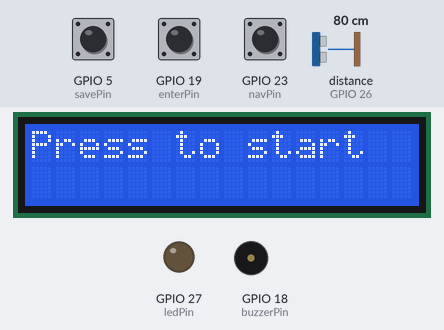
Simulated run of this sketch. Board: ESP32. On the bench: 16×2 character LCD, output pins drawn as LEDs (lit = HIGH), buzzer (waves = sounding, pin HIGH). Dashed ring = blinking. Inputs (shaded band) come from the test bench; at power-on: GPIO 19 (enterPin) HIGH, GPIO 5 (savePin) HIGH, GPIO 23 (navPin) HIGH, distance to the obstacle (sensor on GPIO 26) 80 cm. The echo pulse lasts 58.3 µs per cm; WiFi joins after 1.5 s; servers stay silent unless stated; uploads are accepted with an empty reply; pins used as bus, display or sensor lines are not drawn; what the sketch prints to the serial monitor is not drawn.

Above: at 2.7 s.
2.8 s: GPIO 19 (enterPin) pulled LOW for 3.2 s
At 4.7 s:
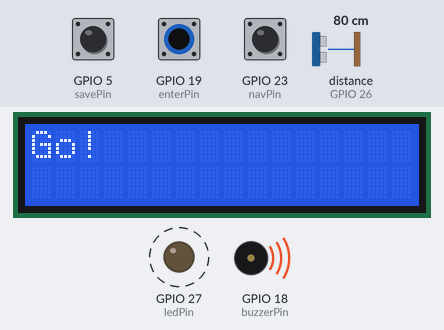
7.5 s: GPIO 5 (savePin) pulled LOW for 3.2 s
At 11.9 s:
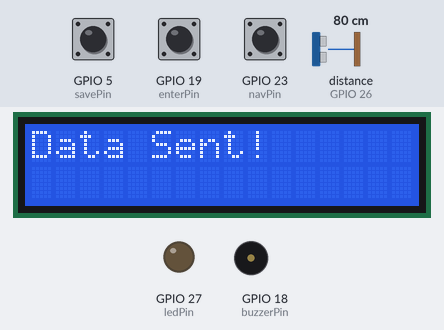
12.2 s: GPIO 23 (navPin) pulled LOW for 1 s
At 14.3 s:
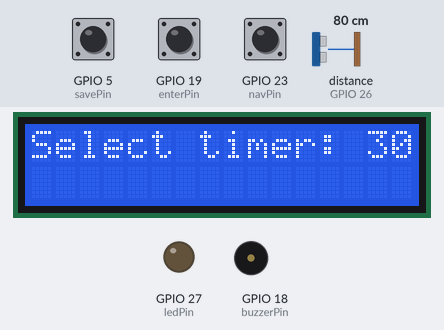
14.7 s: GPIO 19 (enterPin) pulled LOW for 0.15 s
At 15.5 s:
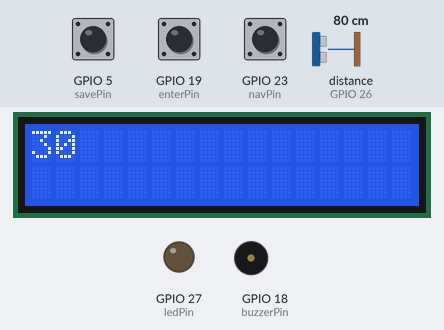
Timing chart, 0 to 17.7 s (numbered marks = the images above; inputs shaded):
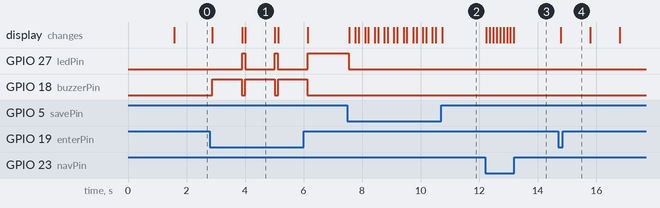

Measured:
- after the input at 2.8 s, GPIO 27 (ledPin): alternates HIGH for 0.10 s and LOW for 1.0 s, starting after 1.1 s; GPIO 18 (buzzerPin): alternates HIGH for 1.0 s and LOW for 0.12 s, starting after 0.09 s; the display: changes after 0.09 s (image 1)
- after the input at 7.5 s, GPIO 27 (ledPin): HIGH → LOW at once; the display: first changes after 0.06 s (image 2 shows a later state)
- after the input at 12.2 s, the display: first changes after 0.05 s (image 3 shows a later state)
- after the input at 14.7 s, the display: changes after 0.09 s (image 4)
- what the display in image 1 shows lasts 1.0 s, from 4.0 s to 5.0 s

The sketch:

stopwatch_excel.ino
```cpp
#include <LiquidCrystal_I2C.h>
#include <WiFi.h>
#include <HTTPClient.h>

//WIFI Credential
const char* ssid = ""; //wifi id
const char* password = ""; //wifi password

String GOOGLE_SCRIPT_ID = "-"; // Replace by your GAS service id

//updated 04.12.2019
const char * root_ca=\
"-----BEGIN CERTIFICATE-----\n" \
"MIIDujCCAqKgAwIBAgILBAAAAAABD4Ym5g0wDQYJKoZIhvcNAQEFBQAwTDEgMB4G\n" \
"A1UECxMXR2xvYmFsU2lnbiBSb290IENBIC0gUjIxEzARBgNVBAoTCkdsb2JhbFNp\n" \
"Z24xEzARBgNVBAMTCkdsb2JhbFNpZ24wHhcNMDYxMjE1MDgwMDAwWhcNMjExMjE1\n" \
"MDgwMDAwWjBMMSAwHgYDVQQLExdHbG9iYWxTaWduIFJvb3QgQ0EgLSBSMjETMBEG\n" \
"A1UEChMKR2xvYmFsU2lnbjETMBEGA1UEAxMKR2xvYmFsU2lnbjCCASIwDQYJKoZI\n" \
"hvcNAQEBBQADggEPADCCAQoCggEBAKbPJA6+Lm8omUVCxKs+IVSbC9N/hHD6ErPL\n" \
"v4dfxn+G07IwXNb9rfF73OX4YJYJkhD10FPe+3t+c4isUoh7SqbKSaZeqKeMWhG8\n" \
"eoLrvozps6yWJQeXSpkqBy+0Hne/ig+1AnwblrjFuTosvNYSuetZfeLQBoZfXklq\n" \
"tTleiDTsvHgMCJiEbKjNS7SgfQx5TfC4LcshytVsW33hoCmEofnTlEnLJGKRILzd\n" \
"C9XZzPnqJworc5HGnRusyMvo4KD0L5CLTfuwNhv2GXqF4G3yYROIXJ/gkwpRl4pa\n" \
"zq+r1feqCapgvdzZX99yqWATXgAByUr6P6TqBwMhAo6CygPCm48CAwEAAaOBnDCB\n" \
"mTAOBgNVHQ8BAf8EBAMCAQYwDwYDVR0TAQH/BAUwAwEB/zAdBgNVHQ4EFgQUm+IH\n" \
"V2ccHsBqBt5ZtJot39wZhi4wNgYDVR0fBC8wLTAroCmgJ4YlaHR0cDovL2NybC5n\n" \
"bG9iYWxzaWduLm5ldC9yb290LXIyLmNybDAfBgNVHSMEGDAWgBSb4gdXZxwewGoG\n" \
"3lm0mi3f3BmGLjANBgkqhkiG9w0BAQUFAAOCAQEAmYFThxxol4aR7OBKuEQLq4Gs\n" \
"J0/WwbgcQ3izDJr86iw8bmEbTUsp9Z8FHSbBuOmDAGJFtqkIk7mpM0sYmsL4h4hO\n" \
"291xNBrBVNpGP+DTKqttVCL1OmLNIG+6KYnX3ZHu01yiPqFbQfXf5WRDLenVOavS\n" \
"ot+3i9DAgBkcRcAtjOj4LaR0VknFBbVPFd5uRHg5h6h+u/N5GJG79G+dwfCMNYxd\n" \
"AfvDbbnvRG15RjF+Cv6pgsH/76tuIMRQyV+dTZsXjAzlAcmgQWpzU/qlULRuJQ/7\n" \
"TBj0/VLZjmmx6BEP3ojY+x1J96relc8geMJgEtslQIxq/H5COEBkEveegeGTLg==\n" \
"-----END CERTIFICATE-----\n";

// set the LCD number of columns and rows
int lcdColumns = 16;
int lcdRows = 2;

//set pin
const int trigPin = 25;
const int echoPin = 26;
const int buzzerPin = 18;
const int savePin = 5;
const int navPin = 23;
const int enterPin = 19;
const int ledPin = 27;

//set variable
unsigned long runTimeStart;
unsigned long runTimeMs;
double times = 0;
float duration;
float distance;
int counter = 0;
const int a = 0;
int countdown = 0;

// set LCD address, number of columns and rows
LiquidCrystal_I2C lcd(0x27, lcdColumns, lcdRows);


WiFiClientSecure client;


void setup(){
	Serial.begin(115200);

	pinMode(trigPin, OUTPUT);
	pinMode(echoPin, INPUT);
	pinMode(buzzerPin, OUTPUT);
	pinMode(savePin, INPUT_PULLUP);
	pinMode(navPin, INPUT_PULLUP);
	pinMode(enterPin, INPUT_PULLUP);
	pinMode(ledPin, OUTPUT);

	// Set device as a Wi-Fi Station
	WiFi.mode(WIFI_STA);
	WiFi.begin(ssid, password);

	Serial.println("Started");
	Serial.print("Connecting");
	  while (WiFi.status() != WL_CONNECTED) {
		delay(500);
		Serial.print(".");
	  }

	Serial.println("");
	Serial.println("WiFi connected");
	Serial.println("IP address: ");
	Serial.println(WiFi.localIP());


	lcd.init();			// initialize LCD
	lcd.backlight();	// turn on LCD backlight
	lcd.print("Press to start");

}


void loop(){

	//loop for timer selection
	if(digitalRead(navPin)==LOW){

		digitalWrite(ledPin, LOW);
		if(counter == 0){
			lcd.clear();
			countdown = 3;
			lcd.print("Select timer: 3");
			counter++;
		}

		else if(counter == 1){
			lcd.clear();
			countdown = 10;
			lcd.print("Select timer: 10");
			counter++;
		}

		else if(counter == 2){
			lcd.clear();
			countdown = 30;
			lcd.print("Select timer: 30");
			counter = 0;
		}

	}

	if(digitalRead(enterPin) == LOW){ //select timer button
    digitalWrite(ledPin, LOW);
		MeasureRunTime();
	}

	if(digitalRead(savePin) == LOW){ //save data button
    digitalWrite(ledPin, LOW);
		sendData("tag=" + fakeFunc1() +"&value="+String(times));
	}
	delay(100);
}

String fakeFunc1() //function data tag string
{
  return "somedata";
}


void MeasureRunTime(){

	for(int i = countdown; i>0; i--){ //start countdown
		lcd.clear();
		lcd.print(i);
		if(i<=3){
			digitalWrite(buzzerPin, HIGH);
			delay(500);
			digitalWrite(buzzerPin, LOW);
		}
		delay(1000);
	}
	lcd.clear();
	lcd.print("Go!");
	digitalWrite(buzzerPin, HIGH);
	runTimeStart = millis(); //initialize timer
	delay(1000);
	digitalWrite(buzzerPin, LOW);
	runTimeStart = runTimeStart + 1000;
	lcd.clear();


	while(measureDistance() > 150){
		runTimeMs = millis() - runTimeStart;
		times = (double)runTimeMs/1000;
		lcd.setCursor(0, 0);
		lcd.print(times);
		delay(10);
	}

	lcd.clear();
	lcd.print(times);
	digitalWrite(ledPin, HIGH);
}

float measureDistance(){ //measure ultra sonic sensor
	digitalWrite(trigPin, LOW);
	delayMicroseconds(2);

	digitalWrite(trigPin, HIGH);
	delayMicroseconds(10);
	digitalWrite(trigPin, LOW);

	duration = pulseIn(echoPin,HIGH);
	distance = duration*0.0343/2;

	Serial.print("Distance = ");
	Serial.println(distance);
	return distance;
}

void sendData(String params) { //function sending data to google excel sheet
	lcd.clear();
	lcd.print("Sending Data..");
    HTTPClient http;
    String url="https://script.google.com/macros/s/"+GOOGLE_SCRIPT_ID+"/exec?"+params;
    Serial.print(url);
    Serial.println("Making a request");
    http.begin(url, root_ca); //Specify the URL and certificate
    int httpCode = http.GET();
    http.end();
	lcd.clear();
    lcd.print("Data Sent!");
}
```
